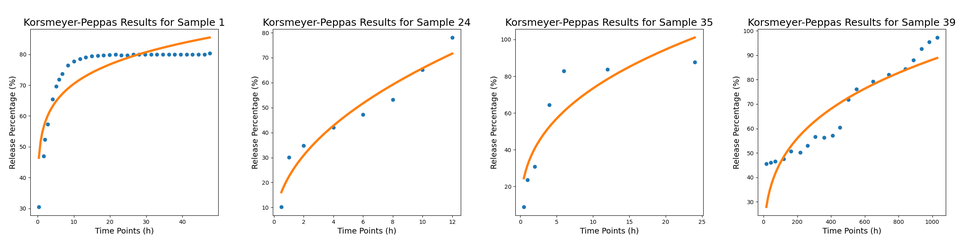
#> input picture compare/combined_horizontal_kp.png, 970 x 242 px, shrunk from 2400 x 600 before the run
$ python merge.py
#> lines starting #> are read from the running program, lines starting #| are printed output that depends on the picture
from PIL import Image

def combine_images_horizontally(image_paths, output_path):
    # 打开所有图片并获取它们的宽度和高度
    images = [Image.open(path) for path in image_paths]
    widths, heights = zip(*(img.size for img in images))

    # 创建一个新的空白图像，宽度是所有图像宽度之和，高度取最大值
    total_width = sum(widths)
    max_height = max(heights)

    new_image = Image.new('RGB', (total_width, max_height))

    # 将每个图像粘贴到新图像中
    x_offset = 0
    for img in images:
        new_image.paste(img, (x_offset, 0))
        x_offset += img.width

    # 保存新图像
    new_image.save(output_path)
    print(f"Combined image saved to {output_path}")

# 使用函数
# combine_images_horizontally(['compare/results_1_kp.png', 'compare/results_24_kp.png', 'compare/results_35_kp.png', 'compare/results_39_kp.png'], 'compare/combined_horizontal_kp.png')


def combine_images_vertically(image_paths, output_path):
    # 打开所有图片并获取它们的宽度和高度
#> called with output_path = 'compare/combined_vertical.png'
    images = [Image.open(path) for path in image_paths]
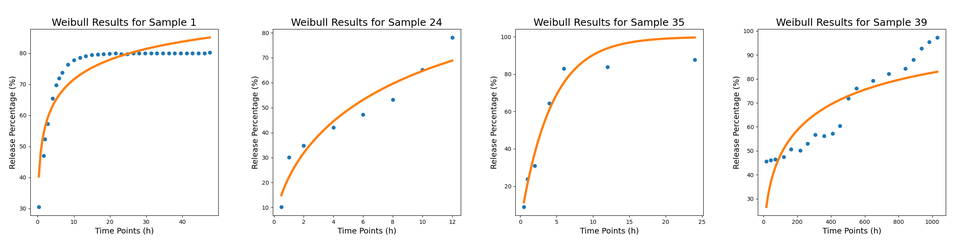
#> input picture compare/combined_horizontal_weibull.png, 970 x 242 px, shrunk from 2400 x 600 before the run
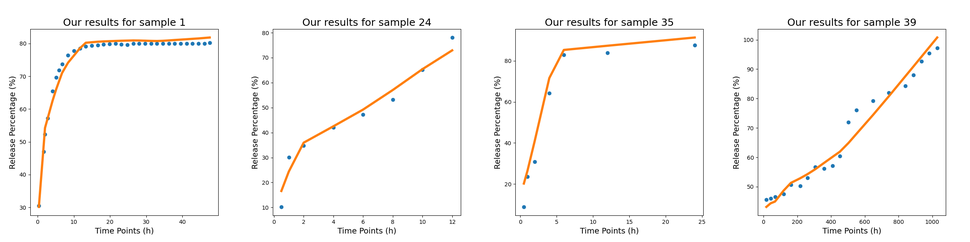
#> input picture compare/combined_horizontal_ours.png, 970 x 242 px, shrunk from 2400 x 600 before the run
#> images = 3 items
    widths, heights = zip(*(img.size for img in images))
#> widths = (970, 970, 970); heights = (242, 242, 242)

    # 创建一个新的空白图像，宽度取最大值，高度是所有图像高度之和
    max_width = max(widths)
#> max_width = 970
    total_height = sum(heights)
#> total_height = 726

    new_image = Image.new('RGB', (max_width, total_height))
#> new_image: PIL image 970x726 RGB; every value is 0

    # 将每个图像粘贴到新图像中
    y_offset = 0
    for img in images:
        new_image.paste(img, (0, y_offset))
        y_offset += img.height
#> this loop made 3 passes
#> y_offset on passes 1 to 3: 242, 484, 726
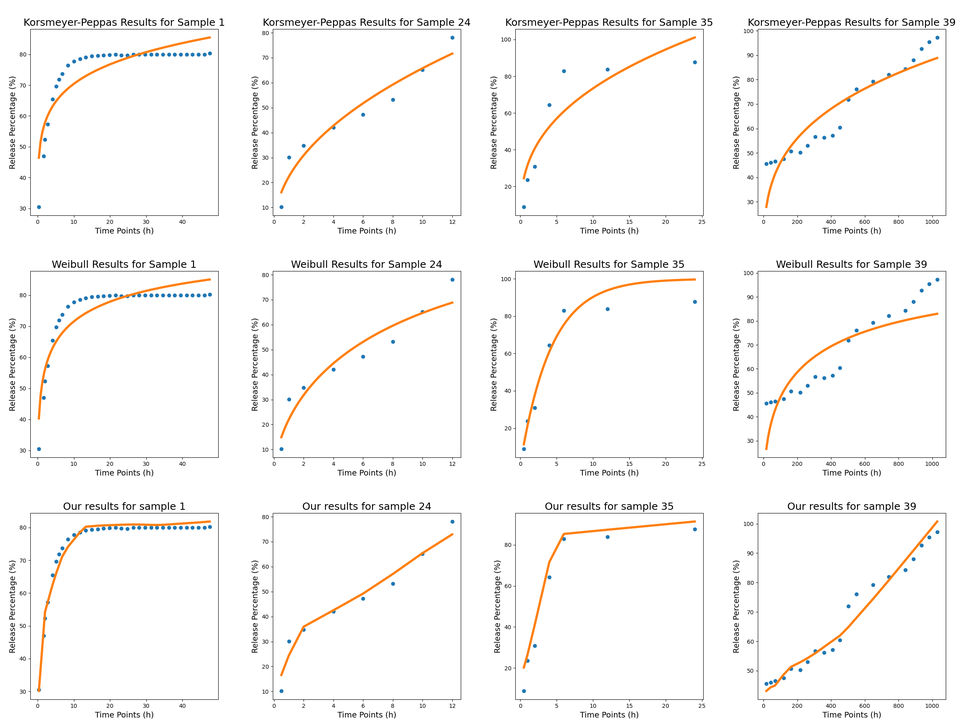
#> new_image: PIL image 970x726 RGB; mean R, G, B 249.4, 248.4, 247.5
#> after the loop, y_offset = 726

    # 保存新图像
    new_image.save(output_path)
    print(f"Combined image saved to {output_path}")

# 使用函数
combine_images_vertically(['compare/combined_horizontal_kp.png', 'compare/combined_horizontal_weibull.png', 'compare/combined_horizontal_ours.png'], 'compare/combined_vertical.png')
